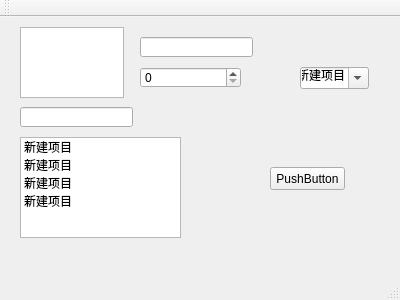
<?xml version="1.0" encoding="UTF-8"?>
<ui version="4.0">
 <class>MainWindow</class>
 <widget class="QMainWindow" name="MainWindow">
  <property name="geometry">
   <rect>
    <x>0</x>
    <y>0</y>
    <width>400</width>
    <height>300</height>
   </rect>
  </property>
  <property name="windowTitle">
   <string>MainWindow</string>
  </property>
  <widget class="QWidget" name="centralWidget">
   <widget class="QTextEdit" name="textEdit">
    <property name="geometry">
     <rect>
      <x>20</x>
      <y>10</y>
      <width>104</width>
      <height>71</height>
     </rect>
    </property>
   </widget>
   <widget class="QLineEdit" name="lineEdit">
    <property name="geometry">
     <rect>
      <x>140</x>
      <y>20</y>
      <width>113</width>
      <height>20</height>
     </rect>
    </property>
   </widget>
   <widget class="QLineEdit" name="lineEdit_2">
    <property name="geometry">
     <rect>
      <x>20</x>
      <y>90</y>
      <width>113</width>
      <height>20</height>
     </rect>
    </property>
   </widget>
   <widget class="QPushButton" name="pushButton">
    <property name="geometry">
     <rect>
      <x>270</x>
      <y>150</y>
      <width>75</width>
      <height>23</height>
     </rect>
    </property>
    <property name="text">
     <string>PushButton</string>
    </property>
   </widget>
   <widget class="QListWidget" name="listWidget">
    <property name="geometry">
     <rect>
      <x>20</x>
      <y>120</y>
      <width>161</width>
      <height>101</height>
     </rect>
    </property>
    <item>
     <property name="text">
      <string>新建项目</string>
     </property>
    </item>
    <item>
     <property name="text">
      <string>新建项目</string>
     </property>
    </item>
    <item>
     <property name="text">
      <string>新建项目</string>
     </property>
    </item>
    <item>
     <property name="text">
      <string>新建项目</string>
     </property>
    </item>
   </widget>
   <widget class="QSpinBox" name="spinBox">
    <property name="geometry">
     <rect>
      <x>140</x>
      <y>50</y>
      <width>101</width>
      <height>21</height>
     </rect>
    </property>
   </widget>
   <widget class="QComboBox" name="comboBox">
    <property name="geometry">
     <rect>
      <x>300</x>
      <y>50</y>
      <width>69</width>
      <height>22</height>
     </rect>
    </property>
    <property name="editable">
     <bool>true</bool>
    </property>
    <item>
     <property name="text">
      <string>新建项目</string>
     </property>
    </item>
    <item>
     <property name="text">
      <string>新建项目</string>
     </property>
    </item>
    <item>
     <property name="text">
      <string>新建项目</string>
     </property>
    </item>
    <item>
     <property name="text">
      <string>新建项目</string>
     </property>
    </item>
   </widget>
  </widget>
  <widget class="QMenuBar" name="menuBar">
   <property name="geometry">
    <rect>
     <x>0</x>
     <y>0</y>
     <width>400</width>
     <height>23</height>
    </rect>
   </property>
  </widget>
  <widget class="QToolBar" name="mainToolBar">
   <attribute name="toolBarArea">
    <enum>TopToolBarArea</enum>
   </attribute>
   <attribute name="toolBarBreak">
    <bool>false</bool>
   </attribute>
  </widget>
  <widget class="QStatusBar" name="statusBar"/>
 </widget>
 <layoutdefault spacing="6" margin="11"/>
 <resources/>
 <connections/>
</ui>
